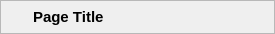
<?xml version="1.0" encoding="UTF-8"?>
<ui version="4.0">
 <class>WizardHeader</class>
 <widget class="QWidget" name="WizardHeader">
  <property name="geometry">
   <rect>
    <x>0</x>
    <y>0</y>
    <width>275</width>
    <height>34</height>
   </rect>
  </property>
  <property name="font">
   <font>
    <pointsize>10</pointsize>
   </font>
  </property>
  <property name="windowTitle">
   <string>Form</string>
  </property>
  <layout class="QVBoxLayout" name="verticalLayout">
   <property name="spacing">
    <number>4</number>
   </property>
   <property name="leftMargin">
    <number>0</number>
   </property>
   <property name="topMargin">
    <number>0</number>
   </property>
   <property name="rightMargin">
    <number>0</number>
   </property>
   <property name="bottomMargin">
    <number>0</number>
   </property>
   <item>
    <widget class="QFrame" name="HeaderFrame">
     <property name="frameShape">
      <enum>QFrame::StyledPanel</enum>
     </property>
     <property name="frameShadow">
      <enum>QFrame::Raised</enum>
     </property>
     <layout class="QHBoxLayout" name="horizontalLayout_6">
      <property name="spacing">
       <number>4</number>
      </property>
      <property name="leftMargin">
       <number>4</number>
      </property>
      <property name="topMargin">
       <number>4</number>
      </property>
      <property name="rightMargin">
       <number>4</number>
      </property>
      <property name="bottomMargin">
       <number>4</number>
      </property>
      <item>
       <widget class="QLabel" name="IconLabel">
        <property name="sizePolicy">
         <sizepolicy hsizetype="Fixed" vsizetype="Fixed">
          <horstretch>0</horstretch>
          <verstretch>0</verstretch>
         </sizepolicy>
        </property>
        <property name="minimumSize">
         <size>
          <width>24</width>
          <height>24</height>
         </size>
        </property>
        <property name="maximumSize">
         <size>
          <width>24</width>
          <height>24</height>
         </size>
        </property>
        <property name="text">
         <string/>
        </property>
        <property name="pixmap">
         <pixmap resource="main.qrc">:/general/icons/wizard.svg</pixmap>
        </property>
        <property name="scaledContents">
         <bool>true</bool>
        </property>
       </widget>
      </item>
      <item>
       <widget class="QLabel" name="TitleLabel">
        <property name="sizePolicy">
         <sizepolicy hsizetype="Expanding" vsizetype="Preferred">
          <horstretch>0</horstretch>
          <verstretch>0</verstretch>
         </sizepolicy>
        </property>
        <property name="font">
         <font>
          <pointsize>11</pointsize>
          <weight>75</weight>
          <bold>true</bold>
         </font>
        </property>
        <property name="text">
         <string>Page Title</string>
        </property>
       </widget>
      </item>
     </layout>
    </widget>
   </item>
  </layout>
 </widget>
 <resources>
  <include location="main.qrc"/>
 </resources>
 <connections/>
</ui>
